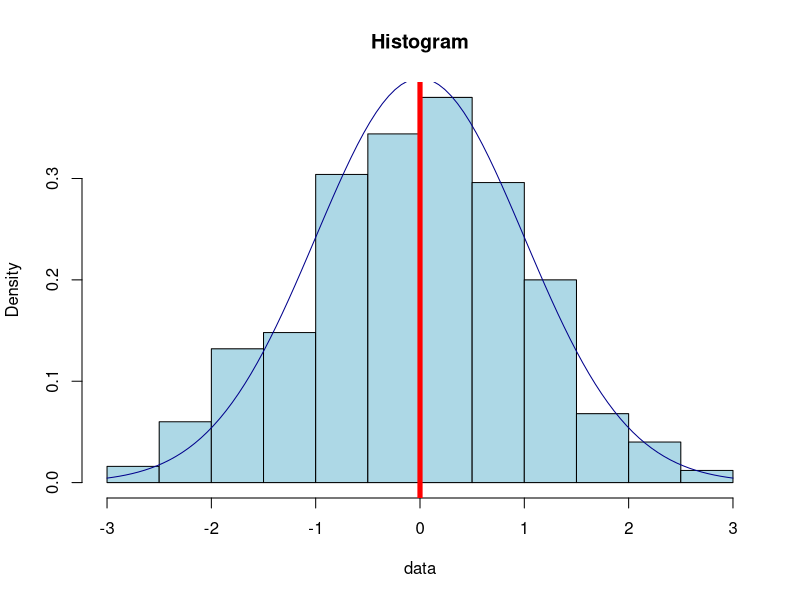

This chart was generated by the following R code:
## ---- chunk 1
m = 0
sd = 1
samples = 500
random = 8888
## ---- chunk 2
set.seed(random)
data <- rnorm(samples, mean = m, sd = sd)

hist(data, col='lightblue', main='Histogram', prob=TRUE)
abline(v = m, col = "red", lwd = 5)
curve(dnorm(x, mean = m, sd = sd), col = "darkblue", add = TRUE)
